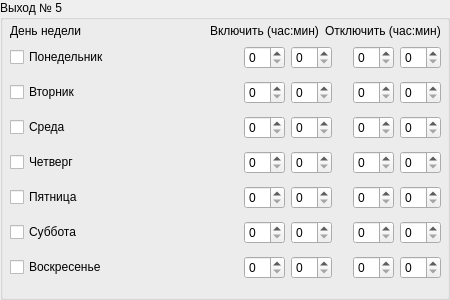
        <widget class="QGroupBox" name="groupBox_7">
         <property name="title">
          <string>Выход № 5</string>
         </property>
         <widget class="QWidget" name="verticalLayoutWidget_9">
          <property name="geometry">
           <rect>
            <x>10</x>
            <y>40</y>
            <width>431</width>
            <height>251</height>
           </rect>
          </property>
          <layout class="QVBoxLayout" name="verticalLayout_9">
           <item>
            <layout class="QHBoxLayout" name="horizontalLayout_71">
             <item>
              <widget class="QCheckBox" name="out5ponC">
               <property name="text">
                <string>Понедельник</string>
               </property>
              </widget>
             </item>
             <item>
              <spacer name="horizontalSpacer_121">
               <property name="orientation">
                <enum>Qt::Horizontal</enum>
               </property>
               <property name="sizeHint" stdset="0">
                <size>
                 <width>40</width>
                 <height>20</height>
                </size>
               </property>
              </spacer>
             </item>
             <item>
              <widget class="QSpinBox" name="out5ponOnHoursS">
               <property name="maximum">
                <number>23</number>
               </property>
              </widget>
             </item>
             <item>
              <widget class="QSpinBox" name="out5ponOnMinsS">
               <property name="maximum">
                <number>59</number>
               </property>
              </widget>
             </item>
             <item>
              <spacer name="horizontalSpacer_122">
               <property name="orientation">
                <enum>Qt::Horizontal</enum>
               </property>
               <property name="sizeType">
                <enum>QSizePolicy::Fixed</enum>
               </property>
               <property name="sizeHint" stdset="0">
                <size>
                 <width>15</width>
                 <height>20</height>
                </size>
               </property>
              </spacer>
             </item>
             <item>
              <widget class="QSpinBox" name="out5ponOffHoursS">
               <property name="maximum">
                <number>23</number>
               </property>
              </widget>
             </item>
             <item>
              <widget class="QSpinBox" name="out5ponOffMinsS">
               <property name="maximum">
                <number>59</number>
               </property>
              </widget>
             </item>
            </layout>
           </item>
           <item>
            <layout class="QHBoxLayout" name="horizontalLayout_72">
             <item>
              <widget class="QCheckBox" name="out5vtorC">
               <property name="text">
                <string>Вторник</string>
               </property>
              </widget>
             </item>
             <item>
              <spacer name="horizontalSpacer_123">
               <property name="orientation">
                <enum>Qt::Horizontal</enum>
               </property>
               <property name="sizeHint" stdset="0">
                <size>
                 <width>40</width>
                 <height>20</height>
                </size>
               </property>
              </spacer>
             </item>
             <item>
              <widget class="QSpinBox" name="out5vtorOnHoursS">
               <property name="maximum">
                <number>23</number>
               </property>
              </widget>
             </item>
             <item>
              <widget class="QSpinBox" name="out5vtorOnMinsS">
               <property name="maximum">
                <number>59</number>
               </property>
              </widget>
             </item>
             <item>
              <spacer name="horizontalSpacer_124">
               <property name="orientation">
                <enum>Qt::Horizontal</enum>
               </property>
               <property name="sizeType">
                <enum>QSizePolicy::Fixed</enum>
               </property>
               <property name="sizeHint" stdset="0">
                <size>
                 <width>15</width>
                 <height>20</height>
                </size>
               </property>
              </spacer>
             </item>
             <item>
              <widget class="QSpinBox" name="out5vtorOffHoursS">
               <property name="maximum">
                <number>23</number>
               </property>
              </widget>
             </item>
             <item>
              <widget class="QSpinBox" name="out5vtorOffMinsS">
               <property name="maximum">
                <number>59</number>
               </property>
              </widget>
             </item>
            </layout>
           </item>
           <item>
            <layout class="QHBoxLayout" name="horizontalLayout_73">
             <item>
              <widget class="QCheckBox" name="out5sredC">
               <property name="text">
                <string>Среда</string>
               </property>
              </widget>
             </item>
             <item>
              <spacer name="horizontalSpacer_125">
               <property name="orientation">
                <enum>Qt::Horizontal</enum>
               </property>
               <property name="sizeHint" stdset="0">
                <size>
                 <width>40</width>
                 <height>20</height>
                </size>
               </property>
              </spacer>
             </item>
             <item>
              <widget class="QSpinBox" name="out5sredOnHoursS">
               <property name="maximum">
                <number>23</number>
               </property>
              </widget>
             </item>
             <item>
              <widget class="QSpinBox" name="out5sredOnMinsS">
               <property name="maximum">
                <number>59</number>
               </property>
              </widget>
             </item>
             <item>
              <spacer name="horizontalSpacer_126">
               <property name="orientation">
                <enum>Qt::Horizontal</enum>
               </property>
               <property name="sizeType">
                <enum>QSizePolicy::Fixed</enum>
               </property>
               <property name="sizeHint" stdset="0">
                <size>
                 <width>15</width>
                 <height>20</height>
                </size>
               </property>
              </spacer>
             </item>
             <item>
              <widget class="QSpinBox" name="out5sredOffHoursS">
               <property name="maximum">
                <number>23</number>
               </property>
              </widget>
             </item>
             <item>
              <widget class="QSpinBox" name="out5sredOffMinsS">
               <property name="maximum">
                <number>59</number>
               </property>
              </widget>
             </item>
            </layout>
           </item>
           <item>
            <layout class="QHBoxLayout" name="horizontalLayout_74">
             <item>
              <widget class="QCheckBox" name="out5chetC">
               <property name="text">
                <string>Четверг</string>
               </property>
              </widget>
             </item>
             <item>
              <spacer name="horizontalSpacer_127">
               <property name="orientation">
                <enum>Qt::Horizontal</enum>
               </property>
               <property name="sizeHint" stdset="0">
                <size>
                 <width>40</width>
                 <height>20</height>
                </size>
               </property>
              </spacer>
             </item>
             <item>
              <widget class="QSpinBox" name="out5chetOnHoursS">
               <property name="maximum">
                <number>23</number>
               </property>
              </widget>
             </item>
             <item>
              <widget class="QSpinBox" name="out5chetOnMinsS">
               <property name="maximum">
                <number>59</number>
               </property>
              </widget>
             </item>
             <item>
              <spacer name="horizontalSpacer_128">
               <property name="orientation">
                <enum>Qt::Horizontal</enum>
               </property>
               <property name="sizeType">
                <enum>QSizePolicy::Fixed</enum>
               </property>
               <property name="sizeHint" stdset="0">
                <size>
                 <width>15</width>
                 <height>20</height>
                </size>
               </property>
              </spacer>
             </item>
             <item>
              <widget class="QSpinBox" name="out5chetOffHoursS">
               <property name="maximum">
                <number>23</number>
               </property>
              </widget>
             </item>
             <item>
              <widget class="QSpinBox" name="out5chetOffMinsS">
               <property name="maximum">
                <number>59</number>
               </property>
              </widget>
             </item>
            </layout>
           </item>
           <item>
            <layout class="QHBoxLayout" name="horizontalLayout_75">
             <item>
              <widget class="QCheckBox" name="out5pyatC">
               <property name="text">
                <string>Пятница</string>
               </property>
              </widget>
             </item>
             <item>
              <spacer name="horizontalSpacer_129">
               <property name="orientation">
                <enum>Qt::Horizontal</enum>
               </property>
               <property name="sizeHint" stdset="0">
                <size>
                 <width>40</width>
                 <height>20</height>
                </size>
               </property>
              </spacer>
             </item>
             <item>
              <widget class="QSpinBox" name="out5pyatOnHoursS">
               <property name="maximum">
                <number>23</number>
               </property>
              </widget>
             </item>
             <item>
              <widget class="QSpinBox" name="out5pyatOnMinsS">
               <property name="maximum">
                <number>59</number>
               </property>
              </widget>
             </item>
             <item>
              <spacer name="horizontalSpacer_130">
               <property name="orientation">
                <enum>Qt::Horizontal</enum>
               </property>
               <property name="sizeType">
                <enum>QSizePolicy::Fixed</enum>
               </property>
               <property name="sizeHint" stdset="0">
                <size>
                 <width>15</width>
                 <height>20</height>
                </size>
               </property>
              </spacer>
             </item>
             <item>
              <widget class="QSpinBox" name="out5pyatOffHoursS">
               <property name="maximum">
                <number>23</number>
               </property>
              </widget>
             </item>
             <item>
              <widget class="QSpinBox" name="out5pyatOffMinsS">
               <property name="maximum">
                <number>59</number>
               </property>
              </widget>
             </item>
            </layout>
           </item>
           <item>
            <layout class="QHBoxLayout" name="horizontalLayout_76">
             <item>
              <widget class="QCheckBox" name="out5subC">
               <property name="text">
                <string>Суббота</string>
               </property>
              </widget>
             </item>
             <item>
              <spacer name="horizontalSpacer_131">
               <property name="orientation">
                <enum>Qt::Horizontal</enum>
               </property>
               <property name="sizeHint" stdset="0">
                <size>
                 <width>40</width>
                 <height>20</height>
                </size>
               </property>
              </spacer>
             </item>
             <item>
              <widget class="QSpinBox" name="out5subOnHoursS">
               <property name="maximum">
                <number>23</number>
               </property>
              </widget>
             </item>
             <item>
              <widget class="QSpinBox" name="out5subOnMinsS">
               <property name="maximum">
                <number>59</number>
               </property>
              </widget>
             </item>
             <item>
              <spacer name="horizontalSpacer_133">
               <property name="orientation">
                <enum>Qt::Horizontal</enum>
               </property>
               <property name="sizeType">
                <enum>QSizePolicy::Fixed</enum>
               </property>
               <property name="sizeHint" stdset="0">
                <size>
                 <width>15</width>
                 <height>20</height>
                </size>
               </property>
              </spacer>
             </item>
             <item>
              <widget class="QSpinBox" name="out5subOffHoursS">
               <property name="maximum">
                <number>23</number>
               </property>
              </widget>
             </item>
             <item>
              <widget class="QSpinBox" name="out5subOffMinsS">
               <property name="maximum">
                <number>59</number>
               </property>
              </widget>
             </item>
            </layout>
           </item>
           <item>
            <layout class="QHBoxLayout" name="horizontalLayout_77">
             <item>
              <widget class="QCheckBox" name="out5voskC">
               <property name="text">
                <string>Воскресенье</string>
               </property>
              </widget>
             </item>
             <item>
              <spacer name="horizontalSpacer_134">
               <property name="orientation">
                <enum>Qt::Horizontal</enum>
               </property>
               <property name="sizeHint" stdset="0">
                <size>
                 <width>40</width>
                 <height>20</height>
                </size>
               </property>
              </spacer>
             </item>
             <item>
              <widget class="QSpinBox" name="out5voskOnHoursS">
               <property name="maximum">
                <number>23</number>
               </property>
              </widget>
             </item>
             <item>
              <widget class="QSpinBox" name="out5voskOnMinsS">
               <property name="maximum">
                <number>59</number>
               </property>
              </widget>
             </item>
             <item>
              <spacer name="horizontalSpacer_135">
               <property name="orientation">
                <enum>Qt::Horizontal</enum>
               </property>
               <property name="sizeType">
                <enum>QSizePolicy::Fixed</enum>
               </property>
               <property name="sizeHint" stdset="0">
                <size>
                 <width>15</width>
                 <height>20</height>
                </size>
               </property>
              </spacer>
             </item>
             <item>
              <widget class="QSpinBox" name="out5voskOffHoursS">
               <property name="maximum">
                <number>23</number>
               </property>
              </widget>
             </item>
             <item>
              <widget class="QSpinBox" name="out5voskOffMinsS">
               <property name="maximum">
                <number>59</number>
               </property>
              </widget>
             </item>
            </layout>
           </item>
          </layout>
         </widget>
         <widget class="QWidget" name="horizontalLayoutWidget_20">
          <property name="geometry">
           <rect>
            <x>10</x>
            <y>20</y>
            <width>431</width>
            <height>22</height>
           </rect>
          </property>
          <layout class="QHBoxLayout" name="horizontalLayout_78">
           <item>
            <widget class="QLabel" name="timerOut1Label_9">
             <property name="text">
              <string>День недели</string>
             </property>
            </widget>
           </item>
           <item>
            <spacer name="horizontalSpacer_35">
             <property name="orientation">
              <enum>Qt::Horizontal</enum>
             </property>
             <property name="sizeHint" stdset="0">
              <size>
               <width>40</width>
               <height>20</height>
              </size>
             </property>
            </spacer>
           </item>
           <item>
            <widget class="QLabel" name="label_17">
             <property name="text">
              <string>Включить (час:мин)</string>
             </property>
            </widget>
           </item>
           <item>
            <widget class="QLabel" name="label_18">
             <property name="text">
              <string>Отключить (час:мин)</string>
             </property>
            </widget>
           </item>
          </layout>
         </widget>
        </widget>
